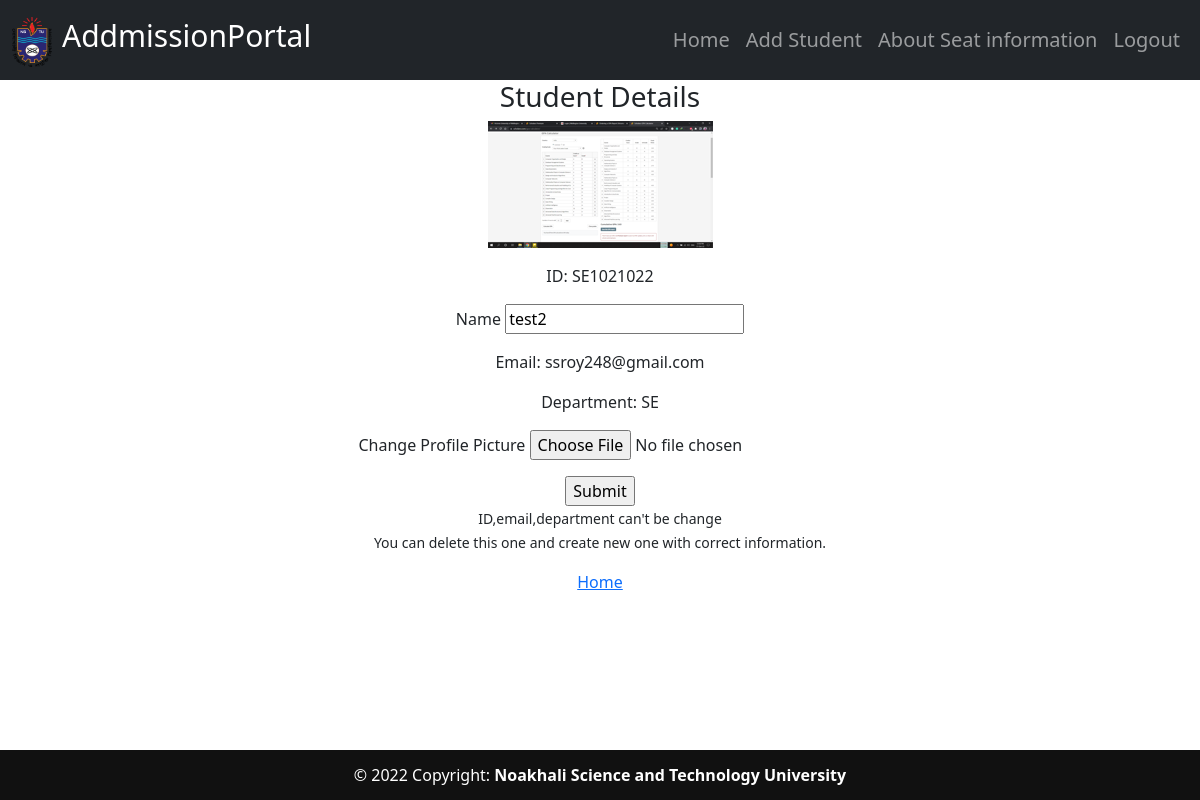
Screenshot of /update/6 (signed in) with the database file from the repository.
### main_app/models.py (models this page shows, shortened)
class Students(db.Model):
    admission_num = db.Column(db.Integer, primary_key=True)
    id = db.Column(db.String(15), unique=True, nullable=False)
    name = db.Column(db.String(80), nullable=False)
    email = db.Column(db.String(120), unique=True, nullable=False)
    image_file = db.Column(db.String(20), nullable=False, default='default.jpg')
    department = db.Column(db.String(80), db.ForeignKey('departments.department_name'), nullable=False)

### main_app/routes.py (the view)
@app.route("/update/<int:admission_id>",methods=['GET','POST'])
@login_required
def update_info(admission_id):
    student = Students.query.get_or_404(admission_id)
    image_file = url_for('static', filename='img/' + student.image_file)
    form = UpdateForm()
    if form.validate_on_submit():
        print('1')
        student.name = form.name.data
        if form.picture.data:
            print('2')
            student.image_file = save_picture(form.picture.data)
        db.session.commit()
        flash(f'{form.name.data}\'s info updated successfully!')
        return redirect('/home')
    elif request.method == 'GET':
        form.name.data = student.name
        return render_template('update.html',form=form,image=image_file,student=student)
    return render_template('update.html',form=form,image=image_file,student=student)

### main_app/forms.py
class UpdateForm(FlaskForm):
    name = StringField('Name', validators=[DataRequired(), Length(min=4, max=20)])
    picture = FileField('Change Profile Picture', validators=[FileAllowed(['jpg', 'jpeg', 'png'])])
    submit = SubmitField('Submit')

### main_app/models.py (called while the page is built)
@login_manager.user_loader
def load_user(user_id):
    return Users.query.get(int(user_id))

### main_app/templates/update.html (shortened to what this page needs)
{% extends "layout.html" %}
{% block content %}
<center>
    <div>
        <h3>Student Details</h3>
        <div>
             <p><img src="{{image}}" alt="profile_pic"></p>
        </div>
        <form method="post" action="" enctype="multipart/form-data">
            <div>
                <p>ID: {{student.id}}</p>
            </div>
            <div>
                {{form.name.label}}
                  {{form.name}}
            </div>
            <div>
                <p>Email: {{student.email}}</p>
            </div>
            <div>
                <p>Department: {{student.department}}</p>
            </div>
            <div>
               {{ form.picture.label() }}
               {{ form.picture(class='form-control-file') }}
           </div>
            <div>
                {{form.submit}}
            </div>
            <small>ID,email,department can't be change<br> You can delete this one and create new one with correct information.</small>
        </form>
        <div>
            <a href="{{url_for('home')}}">Home</a>
        </div>
    </div>
</center>
{% endblock content %}

### main_app/static/style.css (style rules this page uses)
html { position: relative; min-height: 100%; }
body { margin-bottom: 60px; }

### rows the page displays
Students: id "SE1021022", name "test2", email "ssroy248@gmail.com", department "SE"
